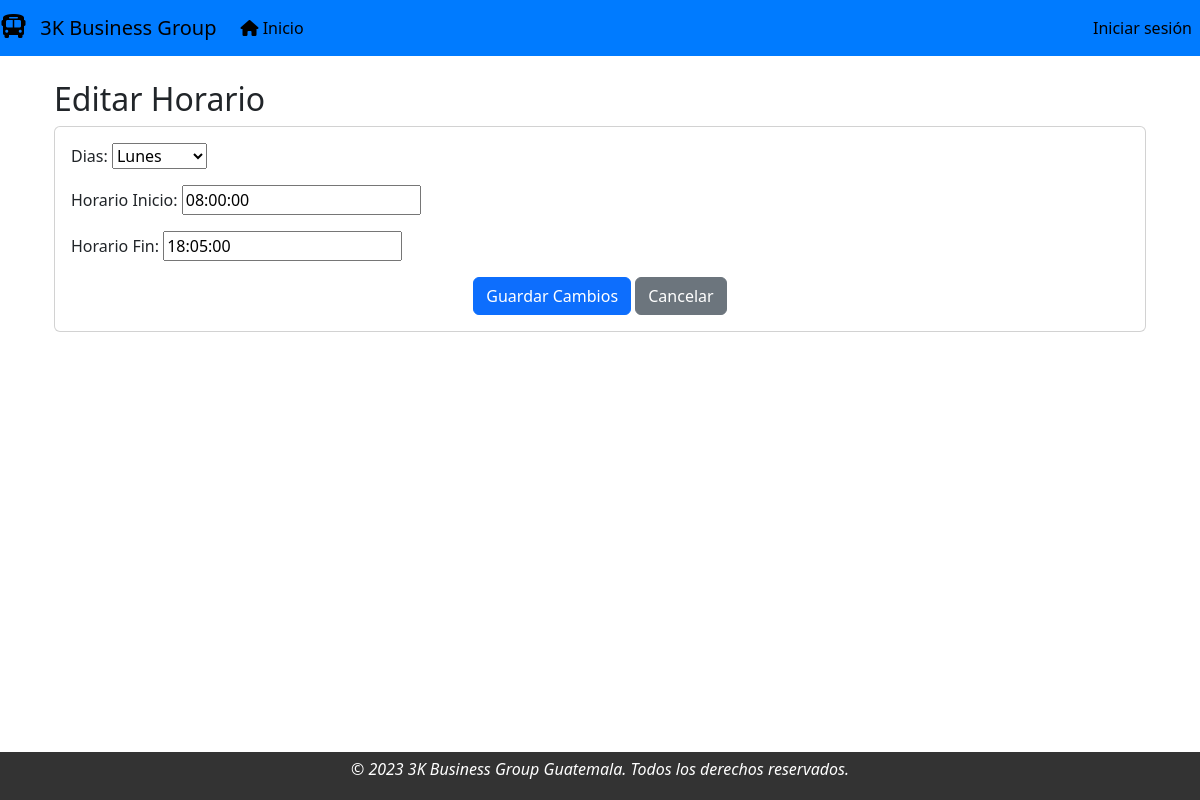
The app's page /horario/editar_horario/1/, older data.
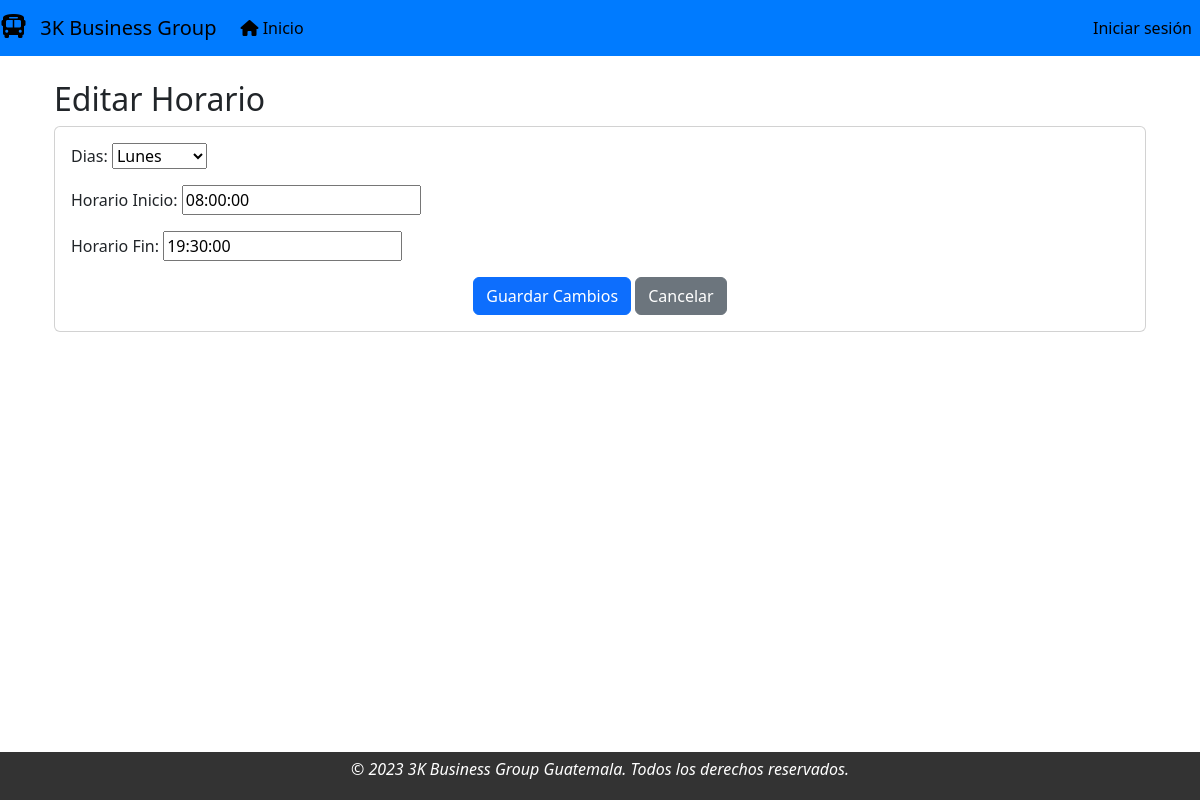
The same page, newer data.
### modulo_registro/models.py (models this page shows)
class Horario(models.Model):
    dia = models.CharField(max_length=10, blank=False,choices=dias, verbose_name='Dias')
    horario_inicio = models.TimeField(verbose_name='Horario Inicio')
    horario_fin = models.TimeField(verbose_name='Horario Fin')

### modulo_registro/views.py (the view)
# urls.py: path('editar_horario/<int:pk>/', ViewEditarHorario.as_view(), name='editar_horario'),
class ViewEditarHorario(UpdateView):
    template_name = 'editar_horario.html'
    fields = "__all__"
    model = Horario
    success_url = reverse_lazy('horario:ver_horario')

### modulo_registro/templates/editar_horario.html (shortened to what this page needs)
{% extends "base.html" %}
{% block contenido %}
<div class="container">
  <h2 class="mt-4">Editar Horario</h2>
  <div class="card">
    <div class="card-body">
      <form method="post">
        {{ form.as_p }}
        <div class="text-center">
          <button class="btn btn-primary" type="submit">Guardar Cambios</button>
          <a href="{% url 'horario:ver_horario' %}" class="btn btn-secondary ml-2">Cancelar</a>
        </div>
      </form>
    </div>
  </div>
</div>
{% endblock contenido %}

Row changes from the older to the newer data that the page shows:
changed Horario "Lunes": horario_fin "18:05:00" → "19:30:00"
